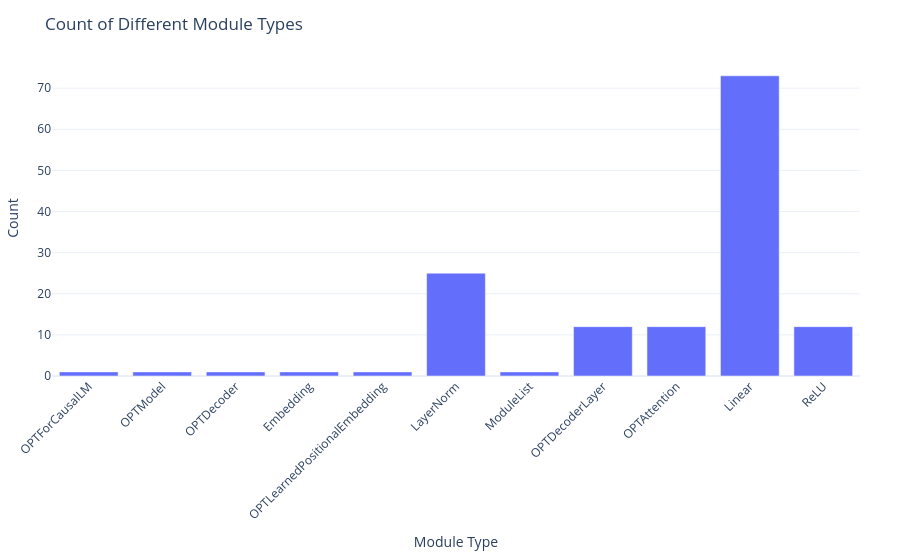

The cell this chart's notebook holds for it:
### Markdown cell above
### 2.3 Explore LLM Module Composition

Now let's focus on systematically analyzing the internal building blocks ("modules") that make up a large language model (LLM).

**Why is this important?**
Understanding the types and counts of modules within an LLM helps you reason about its computational structure, memory footprint, and the architectural patterns that enable its capabilities. This knowledge is foundational for model comparison, optimization, and interpretability.

**Your tasks:**
1. Implement the `count_modules`function that traverses a loaded LLM and returns a count of each unique module type it contains.
2. Apply your utility to multiple models to extract and compare module statistics across several LLMs. This will help you observe architectural similarities and differences.

**What to think about:**
- What is the role of each module type in the model's computation?
- Which modules appear only once, and why might that be?
- Which modules are repeated many times, and what does this suggest about the model's design?
- Which module type is the most common, and what does this reveal about the model's dominant operations?

### Code cell
def count_modules(model):
    """Count the number of each type of module in the model.

    Args:
        model: The PyTorch model to analyze

    Returns:
        dict: A dictionary mapping module type names to their counts
    """
    module_counts = {}

    ### To Complete ###
    for _, module in model.named_modules():
        module_type = type(module).__name__
        module_counts[module_type] = module_counts.get(module_type, 0) + 1
    ### End of To Complete ###
    return module_counts


module_counts = count_modules(model)
create_single_plot(
    module_counts,
    x_label="Module Type",
    y_label="Count",
    title="Count of Different Module Types",
)

### Figure 1 — Plotly figure (JSON) as saved in the notebook; plotly's stock layout.template omitted (floating-point values rounded to 4 significant figures)
{"data": [{"type": "bar", "x": ["OPTForCausalLM", "OPTModel", "OPTDecoder", "Embedding", "OPTLearnedPositionalEmbedding", "LayerNorm", "ModuleList", "OPTDecoderLayer", "OPTAttention", "Linear", "ReLU"], "y": [1, 1, 1, 1, 1, 25, 1, 12, 12, 73, 12]}], "layout": {"margin": {"b": 80, "l": 40, "r": 40, "t": 60}, "title": {"text": "Count of Different Module Types"}, "xaxis": {"tickangle": -45, "title": {"text": "Module Type"}}, "yaxis": {"title": {"text": "Count"}}}}
